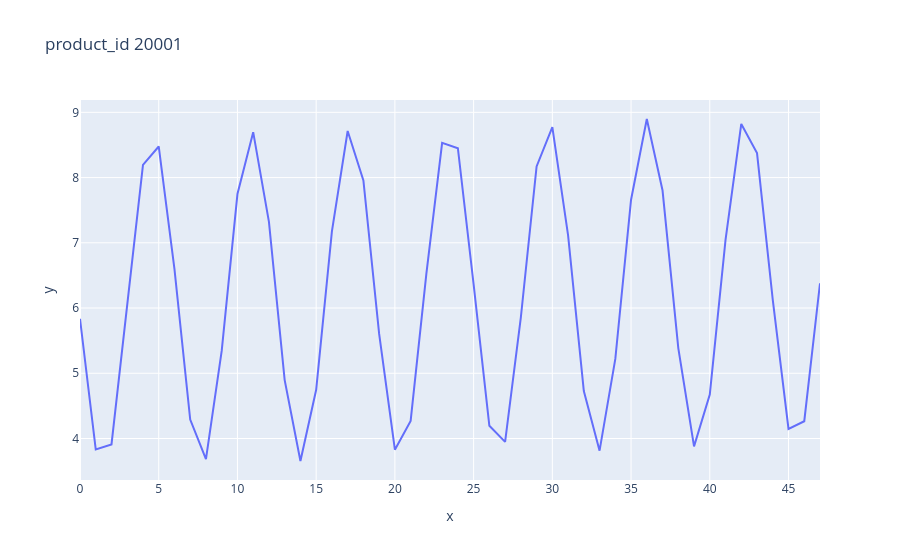

The notebook cell saved with this chart:
### Code cell
producto= 20001
tbl = tb_ventas.filter(pl.col("product_id") == producto)

gr = px.line(
    y=tbl.select("tn").to_series(),
    title="product_id " + str(producto)
)

gr.show()

### Figure 1 — Plotly figure (JSON) as saved in the notebook; plotly's stock layout.template omitted (floating-point values rounded to 4 significant figures)
{"data": [{"hovertemplate": "x=%{x}<br>y=%{y}<extra></extra>", "legendgroup": "", "line": {"color": "#636efa", "dash": "solid"}, "marker": {"symbol": "circle"}, "mode": "lines", "name": "", "orientation": "v", "showlegend": false, "type": "scatter", "x": [0, 1, 2, 3, 4, 5, 6, 7, 8, 9, 10, 11, 12, 13, 14, 15, 16, 17, 18, 19, 20, 21, 22, 23, 24, 25, 26, 27, 28, 29, 30, 31, 32, 33, 34, 35, 36, 37, 38, 39, 40, 41, 42, 43, 44, 45, 46, 47], "xaxis": "x", "y": [5.836, 3.832, 3.908, 6.001, 8.193, 8.477, 6.597, 4.29, 3.684, 5.342, 7.748, 8.696, 7.322, 4.896, 3.655, 4.748, 7.176, 8.714, 7.955, 5.604, 3.829, 4.269, 6.527, 8.533, 8.451, 6.362, 4.194, 3.948, 5.856, 8.171, 8.772, 7.113, 4.726, 3.813, 5.22, 7.661, 8.898, 7.801, 5.386, 3.88, 4.674, 7.046, 8.822, 8.375, 6.125, 4.146, 4.265, 6.38], "yaxis": "y"}], "layout": {"legend": {"tracegroupgap": 0}, "title": {"text": "product_id 20001"}, "xaxis": {"anchor": "y", "domain": [0, 1], "title": {"text": "x"}}, "yaxis": {"anchor": "x", "domain": [0, 1], "title": {"text": "y"}}}}
